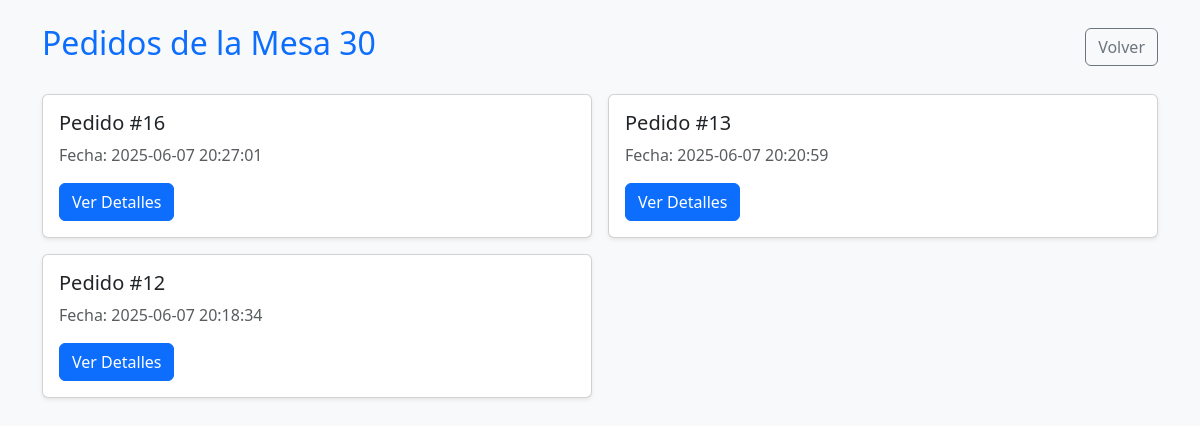
The app's page /mesa.php?mesa=30 with its own data.
### tables this page shows
CREATE TABLE `pedidos` (
  `id` int NOT NULL,
  `mesa` int NOT NULL,
  `cliente` varchar(100) NOT NULL,
  `fecha` datetime DEFAULT CURRENT_TIMESTAMP,
  `pagado` tinyint(1) NOT NULL DEFAULT '0',
  `monto_pagado` int DEFAULT '0'
);

### mesa.php (the view, shortened to what this page needs)
<?php
include 'config.php';
$mesa = isset($_GET['mesa']) ? intval($_GET['mesa']) : 0;
$res = $conn->query("SELECT * FROM pedidos WHERE mesa = $mesa ORDER BY fecha DESC");
?>
<!DOCTYPE html>
<html lang="es">
<head>
    <link href="https://cdn.jsdelivr.net/npm/bootstrap@5.3.2/dist/css/bootstrap.min.css" rel="stylesheet">
</head>
<body>
    <div class="container py-4">
        <div class="d-flex justify-content-between align-items-center mb-4">
            <h2 class="text-primary">Pedidos de la Mesa <?= $mesa ?></h2>
            <a href="index.php" class="btn btn-outline-secondary">Volver</a>
        </div>
        <?php if ($res->num_rows > 0): ?>
            <div class="row row-cols-1 row-cols-md-2 g-3">
                <?php while ($row = $res->fetch_assoc()): ?>
                    <div class="col">
                        <div class="card pedido-card shadow-sm">
                            <div class="card-body">
                                <h5 class="card-title">Pedido #<?= $row['id'] ?></h5>
                                <p class="card-text text-muted">Fecha: <?= $row['fecha'] ?></p>
                                <a href="pedido.php?id=<?= $row['id'] ?>" class="btn btn-primary">Ver Detalles</a>
                            </div>
                        </div>
                    </div>
                <?php endwhile; ?>
            </div>
        <?php else: ?>
            <div class="alert alert-warning text-center">No hay pedidos para esta mesa.</div>
        <?php endif; ?>
    </div>
</body>
</html>

### mesa.php (style rules this page uses)
body { background-color: #f8f9fa; }
.pedido-card { transition: transform 0.2s ease; }

### records on screen
pedidos: id "16", fecha "2025-06-07 20:27:01"
pedidos: id "13", fecha "2025-06-07 20:20:59"
pedidos: id "12", fecha "2025-06-07 20:18:34"

### other values on screen
$mesa "30"
